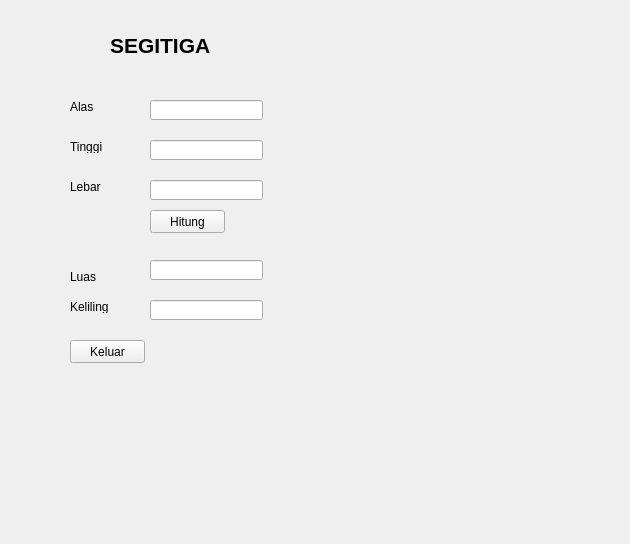
<?xml version="1.0" encoding="UTF-8"?>
<ui version="4.0">
 <class>Form</class>
 <widget class="QWidget" name="Form">
  <property name="geometry">
   <rect>
    <x>0</x>
    <y>0</y>
    <width>630</width>
    <height>544</height>
   </rect>
  </property>
  <property name="windowTitle">
   <string>Form</string>
  </property>
  <widget class="QLineEdit" name="txtAlas">
   <property name="geometry">
    <rect>
     <x>150</x>
     <y>100</y>
     <width>113</width>
     <height>20</height>
    </rect>
   </property>
  </widget>
  <widget class="QPushButton" name="btnHitung">
   <property name="geometry">
    <rect>
     <x>150</x>
     <y>210</y>
     <width>75</width>
     <height>23</height>
    </rect>
   </property>
   <property name="text">
    <string>Hitung</string>
   </property>
  </widget>
  <widget class="QLineEdit" name="txtKeliling">
   <property name="geometry">
    <rect>
     <x>150</x>
     <y>300</y>
     <width>113</width>
     <height>20</height>
    </rect>
   </property>
  </widget>
  <widget class="QLabel" name="label_3">
   <property name="geometry">
    <rect>
     <x>70</x>
     <y>180</y>
     <width>47</width>
     <height>13</height>
    </rect>
   </property>
   <property name="text">
    <string>Lebar</string>
   </property>
  </widget>
  <widget class="QLineEdit" name="txtTinggi">
   <property name="geometry">
    <rect>
     <x>150</x>
     <y>140</y>
     <width>113</width>
     <height>20</height>
    </rect>
   </property>
  </widget>
  <widget class="QLabel" name="label_5">
   <property name="geometry">
    <rect>
     <x>70</x>
     <y>300</y>
     <width>47</width>
     <height>13</height>
    </rect>
   </property>
   <property name="text">
    <string>Keliling</string>
   </property>
  </widget>
  <widget class="QLineEdit" name="txtLuas">
   <property name="geometry">
    <rect>
     <x>150</x>
     <y>260</y>
     <width>113</width>
     <height>20</height>
    </rect>
   </property>
  </widget>
  <widget class="QLabel" name="label_4">
   <property name="geometry">
    <rect>
     <x>70</x>
     <y>270</y>
     <width>47</width>
     <height>13</height>
    </rect>
   </property>
   <property name="text">
    <string>Luas</string>
   </property>
  </widget>
  <widget class="QLabel" name="label">
   <property name="geometry">
    <rect>
     <x>110</x>
     <y>30</y>
     <width>111</width>
     <height>31</height>
    </rect>
   </property>
   <property name="font">
    <font>
     <pointsize>16</pointsize>
     <weight>75</weight>
     <bold>true</bold>
    </font>
   </property>
   <property name="text">
    <string>SEGITIGA</string>
   </property>
  </widget>
  <widget class="QLabel" name="label_2">
   <property name="geometry">
    <rect>
     <x>70</x>
     <y>100</y>
     <width>47</width>
     <height>13</height>
    </rect>
   </property>
   <property name="text">
    <string>Alas</string>
   </property>
  </widget>
  <widget class="QLineEdit" name="txtLebar">
   <property name="geometry">
    <rect>
     <x>150</x>
     <y>180</y>
     <width>113</width>
     <height>20</height>
    </rect>
   </property>
  </widget>
  <widget class="QLabel" name="label_6">
   <property name="geometry">
    <rect>
     <x>70</x>
     <y>140</y>
     <width>47</width>
     <height>13</height>
    </rect>
   </property>
   <property name="text">
    <string>Tinggi</string>
   </property>
  </widget>
  <widget class="QPushButton" name="btnKeluar">
   <property name="geometry">
    <rect>
     <x>70</x>
     <y>340</y>
     <width>75</width>
     <height>23</height>
    </rect>
   </property>
   <property name="text">
    <string>Keluar</string>
   </property>
  </widget>
 </widget>
 <resources/>
 <connections/>
</ui>
